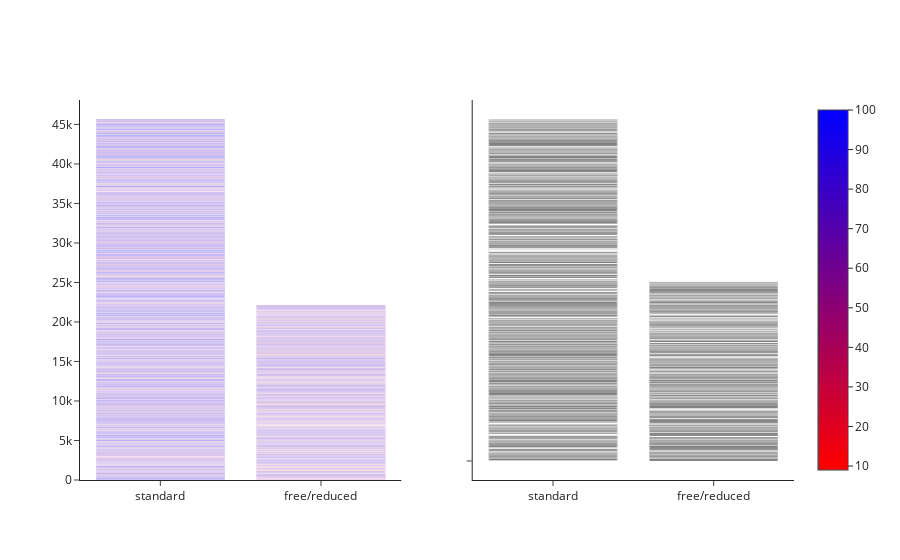

This figure's notebook cell:
### Code cell
fig = make_subplots(rows=1, cols=2, shared_yaxes=True)

fig.add_trace(go.Bar(x=lunch_df['lunch'], y=lunch_df['average'],
                    marker=dict(color=lunch_df['average'], coloraxis="coloraxis")),
              1, 1)

fig.add_trace(go.Bar(x=lunch_df['lunch'], y=lunch_df['gender'],
                    marker=dict(color=['green'], coloraxis="coloraxis")),
              1, 2)

fig.update_layout(coloraxis=dict(colorscale='Bluered_r'), showlegend=False)
fig.show()

### Figure 1 — Plotly figure (JSON) as saved in the notebook; plotly's stock layout.template omitted (floating-point values rounded to 4 significant figures; data arrays with more than 128 entries replaced by an {"elided": "..."} marker saying what was removed)
{"data": [{"marker": {"color": {"elided": "1000 float values"}, "coloraxis": "coloraxis"}, "type": "bar", "x": {"elided": "1000 str values"}, "xaxis": "x", "y": {"elided": "1000 float values"}, "yaxis": "y"}, {"marker": {"color": ["green"], "coloraxis": "coloraxis"}, "type": "bar", "x": {"elided": "1000 str values"}, "xaxis": "x2", "y": {"elided": "1000 str values"}, "yaxis": "y2"}], "layout": {"coloraxis": {"colorscale": [[0, "rgb(255,0,0)"], [1, "rgb(0,0,255)"]]}, "showlegend": false, "xaxis": {"anchor": "y", "domain": [0, 0.45]}, "xaxis2": {"anchor": "y2", "domain": [0.55, 1]}, "yaxis": {"anchor": "x", "domain": [0, 1]}, "yaxis2": {"anchor": "x2", "domain": [0, 1], "matches": "y", "showticklabels": false}}}
